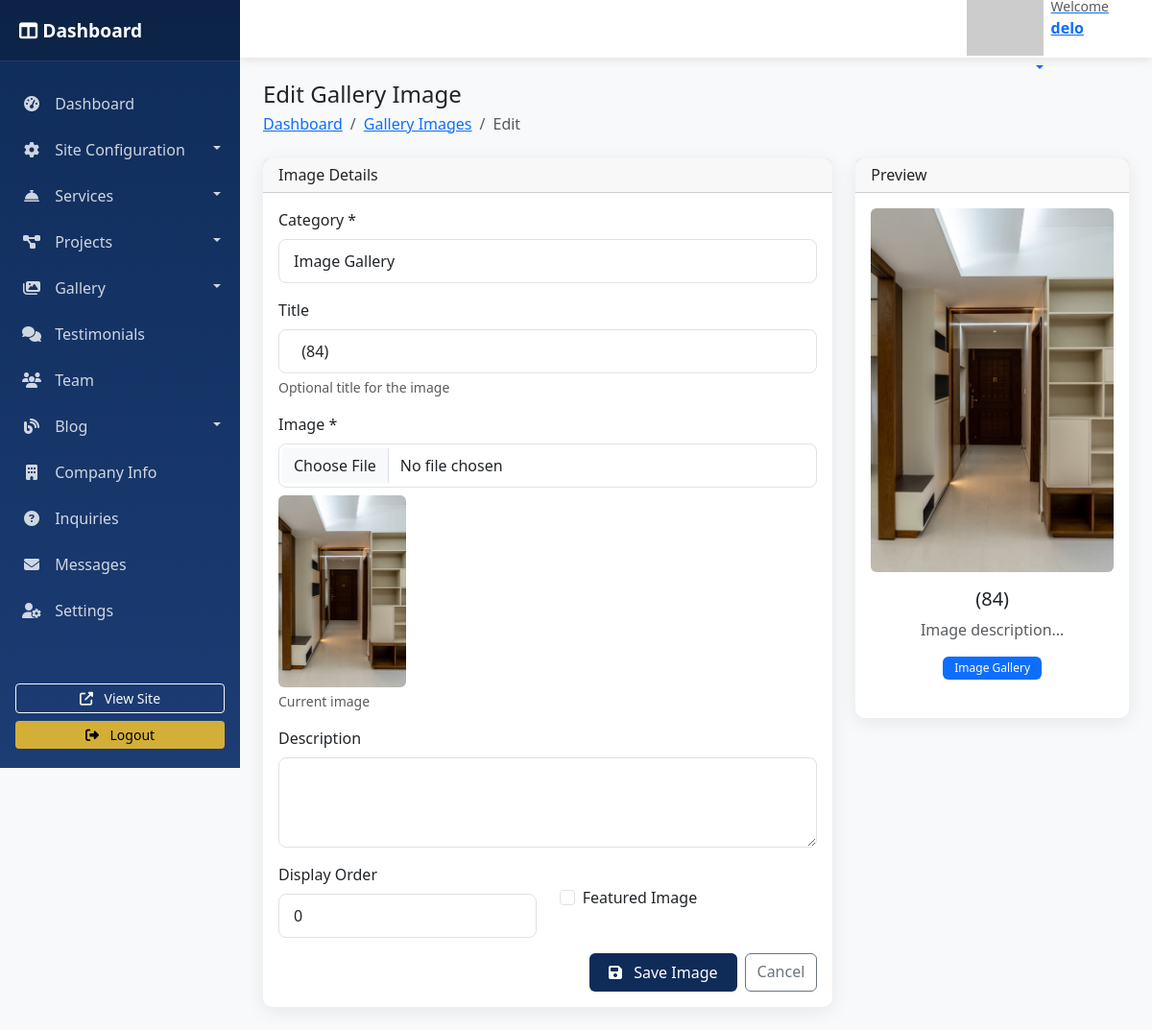
The app's page /dashboard/gallery/images/84/edit/ (signed in) with its own data.
### arch_design/models.py (models this page shows, shortened)
class TimeStampedModel(models.Model):
    created_at = models.DateTimeField(auto_now_add=True)
    updated_at = models.DateTimeField(auto_now=True)
    class Meta:
        abstract = True

class GalleryImage(TimeStampedModel):
    category = models.ForeignKey(GalleryCategory, on_delete=models.CASCADE, related_name='images')
    title = models.CharField(max_length=200, blank=True, null=True)
    image = models.ImageField(upload_to='gallery/')
    description = models.TextField(blank=True, null=True)
    is_featured = models.BooleanField(default=False)
    display_order = models.PositiveIntegerField(default=0)
    class Meta:
        ordering = ['display_order', '-created_at']
        verbose_name = "Gallery Image"
        verbose_name_plural = "Gallery Images"

class GalleryCategory(models.Model):
    name = models.CharField(max_length=100)
    slug = models.SlugField(max_length=100, unique=True)
    description = models.TextField(blank=True, null=True)
    display_order = models.PositiveIntegerField(default=0)
    class Meta:
        ordering = ['display_order', 'name']
        verbose_name = "Gallery Category"
        verbose_name_plural = "Gallery Categories"
    def __str__(self):
        return self.name

### dashboard/views.py (the view)
# urls.py: path('gallery/images/<int:pk>/edit/', views.gallery_image_edit, name='gallery_image_edit'),
@login_required
@user_passes_test(is_staff_user)
def gallery_image_edit(request, pk=None):
    if pk:
        image = get_object_or_404(GalleryImage, pk=pk)
    else:
        image = None
    if request.method == 'POST':
        form = GalleryImageForm(request.POST, request.FILES, instance=image)
        if form.is_valid():
            form.save()
            messages.success(request, f'Image {"updated" if pk else "created"} successfully!')
            return redirect('gallery_image_list')
    else:
        form = GalleryImageForm(instance=image)
    return render(request, 'dashboard/gallery/image_form.html', {'form': form, 'image': image})

### dashboard/forms.py
class GalleryImageForm(forms.ModelForm):
    class Meta:
        model = GalleryImage
        fields = '__all__'
        widgets = {
            'category': forms.Select(attrs={'class': 'form-control'}),
            'title': forms.TextInput(attrs={'class': 'form-control'}),
            'image': forms.FileInput(attrs={'class': 'form-control'}),
            'description': forms.Textarea(attrs={'class': 'form-control', 'rows': 3}),
            'is_featured': forms.CheckboxInput(attrs={'class': 'form-check-input'}),
            'display_order': forms.NumberInput(attrs={'class': 'form-control'}),
        }

### arch_design/context_processors.py (called while the page is built)
def site_config(request):
    try:
        config = SiteConfiguration.objects.first()
        return {
            'site_config': config,
        }
    except:
        return {
            'site_config': None,
        }

### dashboard/views.py (called while the page is built)
def is_staff_user(user):
    return user.is_staff or user.is_superuser

### arch_design/templates/dashboard/gallery/image_form.html (shortened to what this page needs)
{% extends 'dashboard/base.html' %}
{% block page_title %}{% if image %}Edit{% else %}Create{% endif %} Gallery Image{% endblock %}
{% block breadcrumb %}
<li class="breadcrumb-item"><a href="{% url 'gallery_image_list' %}">Gallery Images</a></li>
<li class="breadcrumb-item active">{% if image %}Edit{% else %}Create{% endif %}</li>
{% endblock %}
{% block content %}
<div class="row">
    <div class="col-lg-8">
        <div class="card dashboard-card">
            <div class="card-header">
                <h6 class="card-title mb-0">Image Details</h6>
            </div>
            <div class="card-body">
                <form method="POST" enctype="multipart/form-data">
                    <div class="mb-3">
                        <label for="id_category" class="form-label">Category *</label>
                        {{ form.category }}
                    </div>
                    <div class="mb-3">
                        <label for="id_title" class="form-label">Title</label>
                        {{ form.title }}
                        <div class="form-text">Optional title for the image</div>
                    </div>
                    <div class="mb-3">
                        <label for="id_image" class="form-label">Image *</label>
                        {{ form.image }}
                        {% if form.instance.image %}
                        <div class="mt-2">
                            <img src="{{ form.instance.image.url }}" alt="Current Image" height="200" class="rounded">
                            <div class="form-text">Current image</div>
                        </div>
                        {% endif %}
                    </div>
                    <div class="mb-3">
                        <label for="id_description" class="form-label">Description</label>
                        {{ form.description }}
                    </div>
                    <div class="row">
                        <div class="col-md-6 mb-3">
                            <label for="id_display_order" class="form-label">Display Order</label>
                            {{ form.display_order }}
                        </div>
                        <div class="col-md-6 mb-3">
                            <div class="form-check mt-4">
                                {{ form.is_featured }}
                                <label class="form-check-label" for="id_is_featured">
                                    Featured Image
                                </label>
                            </div>
                        </div>
                    </div>
                    <div class="d-flex justify-content-end gap-2">
                        <button type="submit" class="btn btn-primary">
                            <i class="fas fa-save me-2"></i> Save Image
                        </button>
                        <a href="{% url 'gallery_image_list' %}" class="btn btn-outline-secondary">
                            Cancel
                        </a>
                    </div>
                </form>
            </div>
        </div>
    </div>
    <div class="col-lg-4">
        <div class="card dashboard-card">
            <div class="card-header">
                <h6 class="card-title mb-0">Preview</h6>
            </div>
            <div class="card-body">
                <div class="text-center mb-4">
                    {% if form.instance.image %}
                    <img src="{{ form.instance.image.url }}" alt="Preview" class="img-fluid rounded mb-3">
                    {% else %}
                    <div class="bg-light rounded d-flex align-items-center justify-content-center mb-3"
                         style="height: 200px;">
                        <i class="fas fa-image fa-3x text-muted"></i>
                    </div>
                    {% endif %}
                    <h5>{{ form.instance.title|default:"Image Title" }}</h5>
                    <p class="text-muted">{{ form.instance.description|default:"Image description..."|truncatechars:100 }}</p>
                    <div class="d-flex justify-content-center gap-2">
                        <span class="badge bg-primary">
                            {{ form.instance.category.name|default:"Category" }}
                        </span>
                    </div>
                </div>
            </div>
        </div>
    </div>
</div>
{% endblock %}

### arch_design/templates/dashboard/base.html (shortened to what this page needs)
<!DOCTYPE html>
<html lang="en">
<head>
    <link href="https://cdn.jsdelivr.net/npm/bootstrap@5.3.0/dist/css/bootstrap.min.css" rel="stylesheet">
    <link rel="stylesheet" href="https://cdnjs.cloudflare.com/ajax/libs/font-awesome/6.4.0/css/all.min.css">
    <link href="https://cdn.jsdelivr.net/npm/select2@4.1.0-rc.0/dist/css/select2.min.css" rel="stylesheet" />
</head>
<body>
    <div id="wrapper">
        <nav id="sidebar">
            <div class="sidebar-header">
                <h3>
                    <i class="fas fa-columns"></i> Dashboard
                </h3>
            </div>
            <ul class="list-unstyled components">
                <li class="{% if request.resolver_match.url_name == 'dashboard_home' %}active{% endif %}">
                    <a href="{% url 'dashboard_home' %}">
                        <i class="fas fa-tachometer-alt"></i> Dashboard
                    </a>
                </li>
                <li>
                    <a href="#siteSubmenu" data-bs-toggle="collapse" aria-expanded="false" class="dropdown-toggle">
                        <i class="fas fa-cog"></i> Site Configuration
                    </a>
                </li>
                <li>
                    <a href="#servicesSubmenu" data-bs-toggle="collapse" aria-expanded="false" class="dropdown-toggle">
                        <i class="fas fa-concierge-bell"></i> Services
                    </a>
                </li>
                <li>
                    <a href="#projectsSubmenu" data-bs-toggle="collapse" aria-expanded="false" class="dropdown-toggle">
                        <i class="fas fa-project-diagram"></i> Projects
                    </a>
                </li>
                <li>
                    <a href="#gallerySubmenu" data-bs-toggle="collapse" aria-expanded="false" class="dropdown-toggle">
                        <i class="fas fa-images"></i> Gallery
                    </a>
                </li>
                <li>
                    <a href="{% url 'testimonial_list' %}">
                        <i class="fas fa-comments"></i> Testimonials
                    </a>
                </li>
                <li>
                    <a href="{% url 'team_list' %}">
                        <i class="fas fa-users"></i> Team
                    </a>
                </li>
                <li>
                    <a href="#blogSubmenu" data-bs-toggle="collapse" aria-expanded="false" class="dropdown-toggle">
                        <i class="fas fa-blog"></i> Blog
                    </a>
                </li>
                <li>
                    <a href="{% url 'company_info_list' %}">
                        <i class="fas fa-building"></i> Company Info
                    </a>
                </li>
                <li>
                    <a href="{% url 'inquiry_list' %}">
                        <i class="fas fa-question-circle"></i> Inquiries
                    </a>
                </li>
                <li>
                    <a href="{% url 'contact_message_list' %}">
                        <i class="fas fa-envelope"></i> Messages
                    </a>
                </li>
                <li>
                    <a href="{% url 'dashboard_settings' %}">
                        <i class="fas fa-user-cog"></i> Settings
                    </a>
                </li>
            </ul>
            <div class="mt-auto p-3">
                <div class="d-grid gap-2">
                    <a href="{% url 'home' %}" target="_blank" class="btn btn-outline-light btn-sm">
                        <i class="fas fa-external-link-alt me-2"></i> View Site
                    </a>
                    <a href="{% url 'dashboard_logout' %}" class="btn btn-warning btn-sm">
                        <i class="fas fa-sign-out-alt me-2"></i> Logout
                    </a>
                </div>
            </div>
        </nav>
        <div id="content">
            <nav class="navbar navbar-expand-lg">
                <div class="container-fluid">
                    <div class="ms-auto">
                        <div class="dropdown">
                            <button class="btn btn-link dropdown-toggle" type="button" data-bs-toggle="dropdown">
                                <div class="d-flex align-items-center">
                                    <img src="https://ui-avatars.com/api/?name={{ request.user.get_full_name|default:request.user.username }}&background=0F2C59&color=fff" alt="User" class="me-2">
                                    <div class="text-start">
                                        <small class="text-muted d-block">Welcome</small>
                                        <strong>{{ request.user.get_full_name|default:request.user.username }}</strong>
                                    </div>
                                </div>
                            </button>
                        </div>
                    </div>
                </div>
            </nav>
            <div class="container-fluid p-4">
                <div class="d-flex justify-content-between align-items-center mb-4">
                    <div>
                        <h2 class="h4 mb-1">{% block page_title %}{% endblock %}</h2>
                        <nav aria-label="breadcrumb">
                            <ol class="breadcrumb mb-0">
                                <li class="breadcrumb-item"><a href="{% url 'dashboard_home' %}">Dashboard</a></li>
                                {% block breadcrumb %}{% endblock %}
                            </ol>
                        </nav>
                    </div>
                </div>
                {% block content %}{% endblock %}
            </div>
        </div>
    </div>
</body>
</html>

### arch_design/templates/dashboard/base.html (style rules this page uses)
:root { --primary-color: #0F2C59; --secondary-color: #1C3C74; --accent-color: #D4AF37; --sidebar-width: 250px; --header-height: 60px; }
body { font-family: 'Segoe UI', Tahoma, Geneva, Verdana, sans-serif; background-color: #f8f9fa; }
#wrapper { display: flex; }
#sidebar { width: var(--sidebar-width); min-height: 100vh; background: linear-gradient(180deg, var(--primary-color), var(--secondary-color)); color: white; position: fixed; transition: all 0.3s; z-index: 1000; overflow-y: auto; }
#sidebar .sidebar-header { padding: 20px; background: rgba(0, 0, 0, 0.2); border-bottom: 1px solid rgba(255, 255, 255, 0.1); }
#sidebar .sidebar-header h3 { font-size: 1.2rem; margin: 0; font-weight: 600; }
#sidebar ul.components { padding: 20px 0; }
#sidebar ul li { padding: 0; }
#sidebar ul li a { padding: 12px 20px; color: rgba(255, 255, 255, 0.8); text-decoration: none; display: block; border-left: 3px solid transparent; transition: all 0.3s; }
#sidebar ul li a i { margin-right: 10px; width: 20px; text-align: center; }
#sidebar .dropdown-toggle::after { float: right; margin-top: 8px; }
#content { width: calc(100% - var(--sidebar-width)); margin-left: var(--sidebar-width); transition: all 0.3s; }
.navbar { background: white; box-shadow: 0 2px 10px rgba(0, 0, 0, 0.1); height: var(--header-height); padding: 0 20px; }
.dashboard-card { border-radius: 10px; border: none; box-shadow: 0 4px 20px rgba(0, 0, 0, 0.08); transition: transform 0.3s; }
.badge { padding: 6px 12px; font-weight: 500; }
.btn-primary { background: var(--primary-color); border: none; padding: 8px 20px; font-weight: 500; }
.btn-warning { background: var(--accent-color); color: #000; border: none; }
.form-control, .form-select { border-radius: 8px; border: 1px solid #dee2e6; padding: 10px 15px; }

### records on screen
GalleryImage: category "Image Gallery", title "(84)", instance.image (picture), display_order "0", instance "(84)", instance.description "Image description...", instance.category.name "Image Gallery"

### other values on screen
{{ request.user.get_full_name|default:request.user.username }} "delo"
